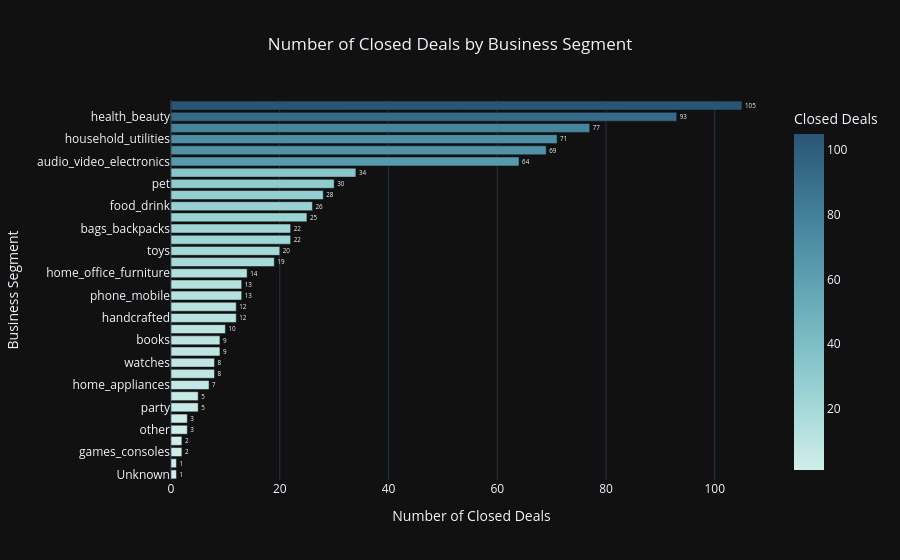

The code cell stored with this chart in its notebook:
### Code cell
# Create horizontal bar chart

fig = px.bar(
    segment_analysis,
    x="Closed Deals",
    y="Business Segment",
    orientation="h",
    color="Closed Deals",
    color_continuous_scale="Teal",
    text="Closed Deals",
    title="Number of Closed Deals by Business Segment"
)

fig.update_layout(
    template="plotly_dark",
    title_x=0.5,
    xaxis_title="Number of Closed Deals",
    yaxis_title="Business Segment",
    yaxis={"categoryorder": "total ascending"}
)

fig.update_traces(
    textposition="outside"
)

fig.show()

### Figure 1 — Plotly figure (JSON) as saved in the notebook; plotly's stock layout.template omitted (floating-point values rounded to 4 significant figures)
{"data": [{"hovertemplate": "Closed Deals=%{marker.color}<br>Business Segment=%{y}<extra></extra>", "legendgroup": "", "marker": {"color": [105, 93, 77, 71, 69, 64, 34, 30, 28, 26, 25, 22, 22, 20, 19, 14, 13, 13, 12, 12, 10, 9, 9, 8, 8, 7, 5, 5, 3, 3, 2, 2, 1, 1], "coloraxis": "coloraxis", "pattern": {"shape": ""}}, "name": "", "orientation": "h", "showlegend": false, "text": [105.0, 93.0, 77.0, 71.0, 69.0, 64.0, 34.0, 30.0, 28.0, 26.0, 25.0, 22.0, 22.0, 20.0, 19.0, 14.0, 13.0, 13.0, 12.0, 12.0, 10.0, 9.0, 9.0, 8.0, 8.0, 7.0, 5.0, 5.0, 3.0, 3.0, 2.0, 2.0, 1.0, 1.0], "textposition": "outside", "type": "bar", "x": [105, 93, 77, 71, 69, 64, 34, 30, 28, 26, 25, 22, 22, 20, 19, 14, 13, 13, 12, 12, 10, 9, 9, 8, 8, 7, 5, 5, 3, 3, 2, 2, 1, 1], "xaxis": "x", "y": ["home_decor", "health_beauty", "car_accessories", "household_utilities", "construction_tools_house_garden", "audio_video_electronics", "computers", "pet", "food_supplement", "food_drink", "sports_leisure", "bed_bath_table", "bags_backpacks", "toys", "fashion_accessories", "home_office_furniture", "phone_mobile", "stationery", "handcrafted", "small_appliances", "baby", "music_instruments", "books", "jewerly", "watches", "home_appliances", "party", "gifts", "other", "air_conditioning", "games_consoles", "perfume", "Unknown", "religious"], "yaxis": "y"}], "layout": {"barmode": "relative", "coloraxis": {"autocolorscale": false, "colorbar": {"title": {"text": "Closed Deals"}}, "colorscale": [[0, "rgb(209, 238, 234)"], [0.1667, "rgb(168, 219, 217)"], [0.3333, "rgb(133, 196, 201)"], [0.5, "rgb(104, 171, 184)"], [0.6667, "rgb(79, 144, 166)"], [0.8333, "rgb(59, 115, 143)"], [1, "rgb(42, 86, 116)"]]}, "legend": {"tracegroupgap": 0}, "title": {"text": "Number of Closed Deals by Business Segment", "x": 0.5}, "xaxis": {"anchor": "y", "domain": [0, 1], "title": {"text": "Number of Closed Deals"}}, "yaxis": {"anchor": "x", "categoryorder": "total ascending", "domain": [0, 1], "title": {"text": "Business Segment"}}}}
